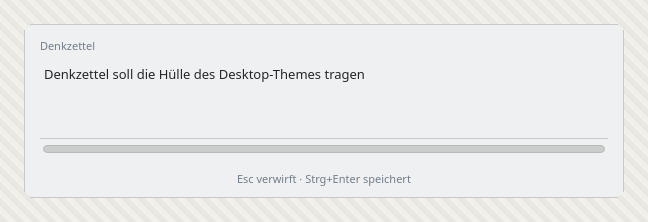
#> input picture docs/scrum/reviews/sprint-06-s55-huelle/bilder/02-rand-schmal-hell-getippt.png, 648 x 222 px, found by its file name
$ python tinte.py
#> lines starting #> are read from the running program, lines starting #| are printed output that depends on the picture; after the words box and inside, x2 and y2 are one past the last pixel; in counts of white or black regions, pixels touching at a corner belong together
from PIL import Image
import numpy as np
FRAME=24
BASE="/home/hnsstrk/Projekte/denkzettel/docs/scrum/reviews/sprint-06-ux-review/bilder/"
def bands(name, inset=14):
#> called with name = '02-rand-schmal-hell-getippt.png', inset = 14
    a=np.asarray(Image.open(BASE+name).convert("RGB")).astype(int)
    ph,pw=a.shape[:2]; W,H=pw-2*FRAME,ph-2*FRAME
#> after `ph, pw = a.shape[:2]`: ph = 222; pw = 648
#> after `W, H = (pw - 2 * FRAME, ph - 2 * FRAME)`: W = 600; H = 174
    win=a[FRAME:FRAME+H,FRAME:FRAME+W]
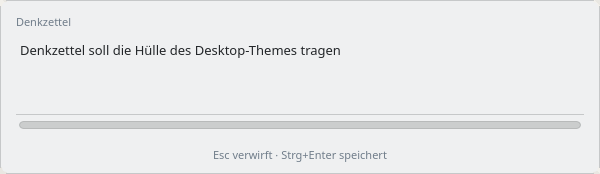
#> win: shape (174, 600, 3) int64; mean R, G, B 234.2, 235.4, 236.4
    surf=win[H//2, W//2]
#> surf = [239, 240, 241]
    dev=np.abs(win-surf).max(axis=2)
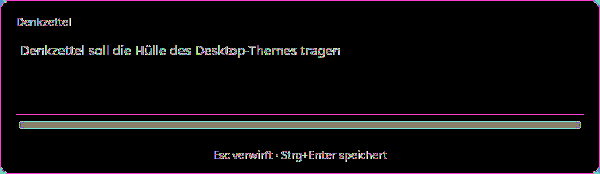
#> dev: shape (174, 600) int64; 199 distinct labels, from 0 to 204; one colour per label, 0 black
    ink=dev>35
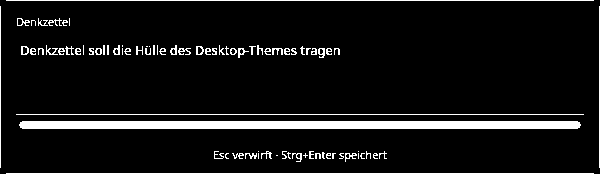
#> ink: shape (174, 600) bool; 8% white; 81 white regions (25 under 20 px), largest, box (x1, y1, x2, y2) and area: (19, 121, 581, 129) 4476, (6, 0, 594, 1) 588, (6, 173, 594, 174) 588
    ink[:inset,:]=False; ink[H-inset:,:]=False; ink[:,:inset]=False; ink[:,W-inset:]=False
#> after `ink[:, W - inset:] = False`:
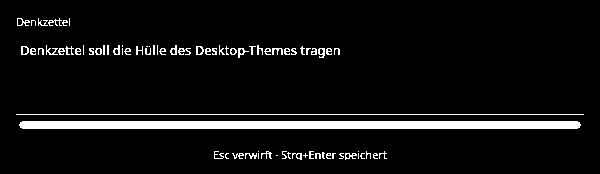
#> ink: shape (174, 600) bool; 6.6% white; 77 white regions (25 under 20 px), largest, box (x1, y1, x2, y2) and area: (19, 121, 581, 129) 4476, (16, 114, 584, 115) 568, (178, 48, 191, 55) 51
    rows=np.where(ink.any(axis=1))[0]
#> rows = 39 values from 18 to 159
    print(f"== {name}  Fenster {W}x{H}  Flaeche {tuple(surf)}")
#| == 02-rand-schmal-hell-getippt.png  Fenster 600x174  Flaeche (239, 240, 241)
    if not len(rows): return
    out=[]; s=rows[0]; p=rows[0]
#> after `s = rows[0]`: s = 18
#> after `p = rows[0]`: p = 18
    for r in rows[1:]:
        if r-p>3: out.append((s,p)); s=r
        p=r
#> this loop made 38 passes
#> (r, s, p) on passes 8, 21, 22, 30: (45, 45, 45), (114, 114, 114), (121, 121, 121), (151, 151, 151)
#> (r, p) on passes 1 to 6: (19, 19), (20, 20), (21, 21), (22, 22), (23, 23), (24, 24)
#> after the loop, out = [(18, 25), (45, 57), (114, 114), (121, 128)]
    out.append((s,p))
    for (s,e) in out:
        seg=ink[s:e+1]; cols=np.where(seg.any(axis=0))[0]
        print(f"   Band y {s}..{e}  Hoehe {e-s+1}  Tinte x {cols.min()}..{cols.max()}")
#> this loop made 5 passes
#|    Band y 18..25  Hoehe 8  Tinte x 17..69
#|    Band y 45..57  Hoehe 13  Tinte x 21..339
#|    Band y 114..114  Hoehe 1  Tinte x 16..583
#|    Band y 121..128  Hoehe 8  Tinte x 19..580
#|    Band y 151..159  Hoehe 9  Tinte x 214..386
    # Flaeche links neben dem Textfeld gegen Flaeche im Textfeld, gleiche Zeile
    y=out[1][0]+2 if len(out)>1 else H//2
#> y = 47
    print(f"   Flaechenvergleich in Zeile {y}: links des Feldes x=8 {tuple(win[y,8])}"
          f" | im Feld x={W//2} {tuple(win[y,W//2])} | rechts x={W-9} {tuple(win[y,W-9])}")
#|    Flaechenvergleich in Zeile 47: links des Feldes x=8 (239, 240, 241) | im Feld x=300 (239, 240, 241) | rechts x=591 (239, 240, 241)
for n in ["02-rand-schmal-hell-getippt.png","08-rand-breit-hell-getippt.png","03-rand-schmal-hell-acht-zeilen.png","13-schrift-9pt-fuenf-zeilen.png","14-schrift-24pt-fuenf-zeilen.png"]:
#> (the run stopped early here; a loop or call above may not have finished)
